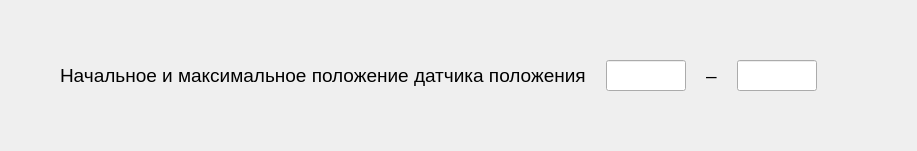
     <widget class="QWidget" name="tab_2">
      <attribute name="title">
       <string>Датчик ленейных перемещений</string>
      </attribute>
      <layout class="QHBoxLayout" name="horizontalLayout_7">
       <item>
        <spacer name="horizontalSpacer_2">
         <property name="orientation">
          <enum>Qt::Orientation::Horizontal</enum>
         </property>
         <property name="sizeHint" stdset="0">
          <size>
           <width>40</width>
           <height>20</height>
          </size>
         </property>
        </spacer>
       </item>
       <item>
        <layout class="QVBoxLayout" name="verticalLayout_4">
         <item>
          <spacer name="verticalSpacer_3">
           <property name="orientation">
            <enum>Qt::Orientation::Vertical</enum>
           </property>
           <property name="sizeHint" stdset="0">
            <size>
             <width>20</width>
             <height>40</height>
            </size>
           </property>
          </spacer>
         </item>
         <item>
          <widget class="QWidget" name="widget_crossingLimits_spring_2" native="true">
           <property name="font">
            <font>
             <pointsize>20</pointsize>
            </font>
           </property>
           <layout class="QHBoxLayout" name="horizontalLayout_11">
            <property name="spacing">
             <number>20</number>
            </property>
            <item>
             <widget class="QLabel" name="label_3">
              <property name="font">
               <font>
                <pointsize>14</pointsize>
               </font>
              </property>
              <property name="text">
               <string>Начальное и максимальное положение датчика положения</string>
              </property>
             </widget>
            </item>
            <item>
             <widget class="QLineEdit" name="lineEdit_linearMin">
              <property name="sizePolicy">
               <sizepolicy hsizetype="Preferred" vsizetype="Fixed">
                <horstretch>0</horstretch>
                <verstretch>0</verstretch>
               </sizepolicy>
              </property>
              <property name="minimumSize">
               <size>
                <width>80</width>
                <height>0</height>
               </size>
              </property>
              <property name="maximumSize">
               <size>
                <width>50</width>
                <height>16777215</height>
               </size>
              </property>
              <property name="font">
               <font>
                <pointsize>14</pointsize>
               </font>
              </property>
              <property name="alignment">
               <set>Qt::AlignmentFlag::AlignCenter</set>
              </property>
             </widget>
            </item>
            <item>
             <widget class="QLabel" name="label_crossingLimits_spring_2">
              <property name="font">
               <font>
                <pointsize>14</pointsize>
               </font>
              </property>
              <property name="text">
               <string>–</string>
              </property>
             </widget>
            </item>
            <item>
             <widget class="QLineEdit" name="lineEdit_linearMax">
              <property name="sizePolicy">
               <sizepolicy hsizetype="Preferred" vsizetype="Fixed">
                <horstretch>0</horstretch>
                <verstretch>0</verstretch>
               </sizepolicy>
              </property>
              <property name="minimumSize">
               <size>
                <width>80</width>
                <height>0</height>
               </size>
              </property>
              <property name="maximumSize">
               <size>
                <width>50</width>
                <height>16777215</height>
               </size>
              </property>
              <property name="font">
               <font>
                <pointsize>14</pointsize>
               </font>
              </property>
              <property name="alignment">
               <set>Qt::AlignmentFlag::AlignCenter</set>
              </property>
             </widget>
            </item>
            <item>
             <spacer name="horizontalSpacer_crossingLimits_spring_2">
              <property name="font">
               <font>
                <pointsize>20</pointsize>
               </font>
              </property>
              <property name="orientation">
               <enum>Qt::Orientation::Horizontal</enum>
              </property>
              <property name="sizeHint" stdset="0">
               <size>
                <width>40</width>
                <height>20</height>
               </size>
              </property>
             </spacer>
            </item>
           </layout>
          </widget>
         </item>
         <item>
          <spacer name="verticalSpacer_4">
           <property name="orientation">
            <enum>Qt::Orientation::Vertical</enum>
           </property>
           <property name="sizeHint" stdset="0">
            <size>
             <width>20</width>
             <height>40</height>
            </size>
           </property>
          </spacer>
         </item>
        </layout>
       </item>
       <item>
        <spacer name="horizontalSpacer_4">
         <property name="orientation">
          <enum>Qt::Orientation::Horizontal</enum>
         </property>
         <property name="sizeHint" stdset="0">
          <size>
           <width>40</width>
           <height>20</height>
          </size>
         </property>
        </spacer>
       </item>
      </layout>
     </widget>
